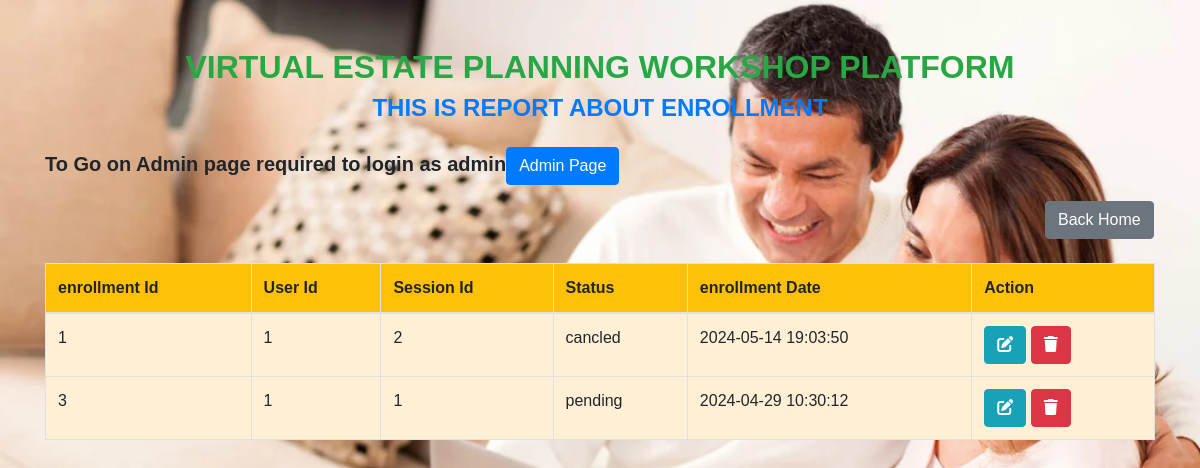
/viewernollment.php, run on the app's committed database.
### tables this page shows
CREATE TABLE `enrollment` (
  `enrollment_id` int(12) NOT NULL,
  `user_id` int(11) DEFAULT NULL,
  `session_id` int(11) DEFAULT NULL,
  `status` varchar(200) DEFAULT NULL,
  `enrollment_date` timestamp NOT NULL DEFAULT current_timestamp()
);

### viewernollment.php (the view, shortened to what this page needs)
<!DOCTYPE html>
<html lang="en">
<head>
    <link href="https://stackpath.bootstrapcdn.com/bootstrap/4.5.2/css/bootstrap.min.css" rel="stylesheet">
    <link href="https://cdnjs.cloudflare.com/ajax/libs/font-awesome/6.0.0-beta3/css/all.min.css" rel="stylesheet">
</head>
<body>
    <div class="container mt-5">
        <h2 class="text-center text-success">VIRTUAL ESTATE PLANNING WORKSHOP PLATFORM</h2>
        <h4 class="text-center text-primary mb-4">THIS IS  REPORT ABOUT ENROLLMENT</h4>
               <p style="font-weight: bold; font-size:20px;">To Go on Admin page required to login as admin<a href="login.html" class="btn btn-primary" style="margin-top: 0px;">Admin Page</a></p>
        <a href="home.php" class="btn btn-secondary" style="margin-left: 1000px;">Back Home </a>
        <table class="table table-bordered mt-4">
            <thead class="bg-warning">
                <tr>
                    <th>enrollment Id</th>
                    <th>User Id</th>
                    <th>Session Id</th>
                    <th>Status</th>
                    <th>enrollment Date</th>
                    <th>Action</th>
                </tr>
            </thead>
            <tbody>
                <?php
                include "databaseconnection.php";
                $sql = "SELECT * FROM enrollment";
                $result = $connection->query($sql);
                while ($row = $result->fetch_assoc()) {
                    echo "
                    <tr>
                        <td>{$row['enrollment_id']}</td>
                        <td>{$row['user_id']}</td>
                        <td>{$row['session_id']}</td>
                        <td>{$row['status']}</td>
                        <td>{$row['enrollment_date']}</td>
                        <td>
                         <a href='updateenrollment.php?enrollment_id={$row['enrollment_id']}'  class='btn btn-info'><i class='fas fa-edit'></i></a>
                            <a href='deleteenrollment.php?enrollment_id={$row['enrollment_id']}' class='btn btn-danger'><i class='fas fa-trash'></i></a>
                        </td>
                    </tr>
                    ";
                }
                ?>
            </tbody>
        </table>
    </div>
</body>
</html>

### viewernollment.php (style rules this page uses)
body { background-image: url('./images/hw.jpg'); background-repeat: no-repeat; background-size: cover; font-family: 'Century', sans-serif; }
h2, h4 { font-weight: bold; }
table { background-color: papayawhip; }

### data on the page
enrollment: enrollment_id "1", user "1", session "2", status "cancled", enrollment_date "2024-05-14 19:03:50"
enrollment: enrollment_id "3", user "1", session "1", status "pending", enrollment_date "2024-04-29 10:30:12"
